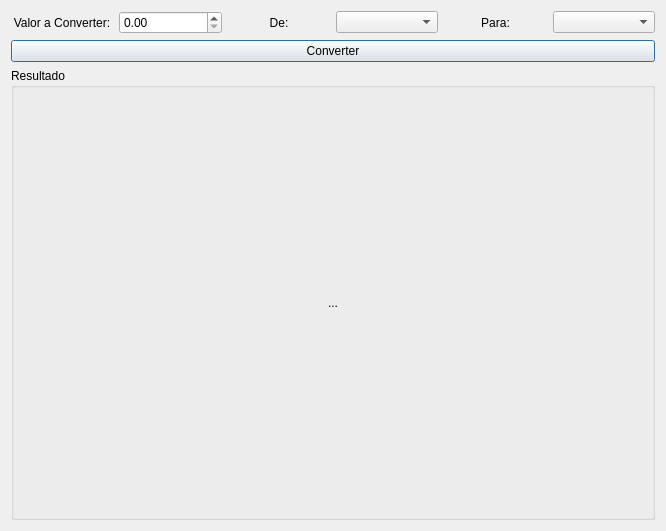
<?xml version="1.0" encoding="UTF-8"?>
<ui version="4.0">
 <class>dialogSimuladorCambio</class>
 <widget class="QDialog" name="dialogSimuladorCambio">
  <property name="geometry">
   <rect>
    <x>0</x>
    <y>0</y>
    <width>666</width>
    <height>531</height>
   </rect>
  </property>
  <property name="windowTitle">
   <string>dialogSimuladorCambio</string>
  </property>
  <layout class="QVBoxLayout" name="verticalLayout_2">
   <item>
    <layout class="QHBoxLayout" name="horizontalLayout">
     <item>
      <widget class="QLabel" name="label">
       <property name="text">
        <string>Valor a Converter:</string>
       </property>
       <property name="alignment">
        <set>Qt::AlignmentFlag::AlignCenter</set>
       </property>
      </widget>
     </item>
     <item>
      <widget class="QDoubleSpinBox" name="spinBoxValor">
       <property name="maximum">
        <double>9999999999.989999771118164</double>
       </property>
      </widget>
     </item>
     <item>
      <widget class="QLabel" name="label_2">
       <property name="text">
        <string>De:</string>
       </property>
       <property name="alignment">
        <set>Qt::AlignmentFlag::AlignCenter</set>
       </property>
      </widget>
     </item>
     <item>
      <widget class="QComboBox" name="comboMoedaOrigem"/>
     </item>
     <item>
      <widget class="QLabel" name="label_3">
       <property name="text">
        <string>Para:</string>
       </property>
       <property name="alignment">
        <set>Qt::AlignmentFlag::AlignCenter</set>
       </property>
      </widget>
     </item>
     <item>
      <widget class="QComboBox" name="comboMoedaDestino"/>
     </item>
    </layout>
   </item>
   <item>
    <widget class="QPushButton" name="buttonConverter">
     <property name="text">
      <string>Converter</string>
     </property>
    </widget>
   </item>
   <item>
    <widget class="QGroupBox" name="groupBox">
     <property name="title">
      <string>Resultado</string>
     </property>
     <layout class="QVBoxLayout" name="verticalLayout">
      <item>
       <widget class="QLabel" name="labelResultado">
        <property name="text">
         <string>...</string>
        </property>
        <property name="alignment">
         <set>Qt::AlignmentFlag::AlignCenter</set>
        </property>
       </widget>
      </item>
     </layout>
    </widget>
   </item>
  </layout>
 </widget>
 <resources/>
 <connections/>
</ui>
